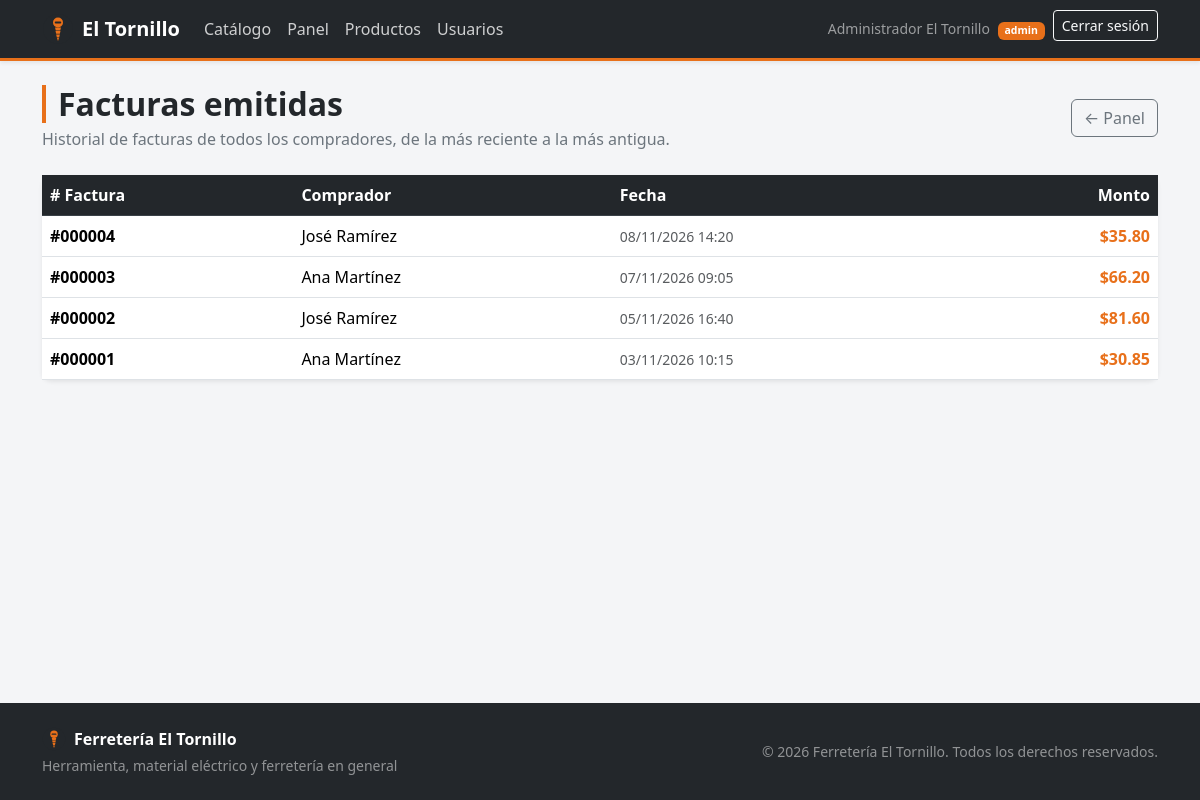
Page /admin/facturas.php (signed in) on the committed database.
### tables this page shows
CREATE TABLE facturas (
    id           INT UNSIGNED  NOT NULL AUTO_INCREMENT,
    comprador_id INT UNSIGNED  NOT NULL,
    fecha        DATETIME      NOT NULL DEFAULT CURRENT_TIMESTAMP,
    total        DECIMAL(10,2) NOT NULL DEFAULT 0.00,
    PRIMARY KEY (id),
    KEY idx_facturas_comprador (comprador_id),
    CONSTRAINT fk_facturas_comprador
        FOREIGN KEY (comprador_id) REFERENCES usuarios (id)
        ON DELETE RESTRICT ON UPDATE CASCADE
);

CREATE TABLE usuarios (
    id        INT UNSIGNED NOT NULL AUTO_INCREMENT,
    nombre    VARCHAR(100) NOT NULL,
    correo    VARCHAR(150) NOT NULL,
    password  CHAR(32)     NOT NULL COMMENT 'MD5 hexadecimal',
    rol       ENUM('admin', 'vendedor', 'comprador') NOT NULL DEFAULT 'comprador',
    creado_en DATETIME     NOT NULL DEFAULT CURRENT_TIMESTAMP,
    PRIMARY KEY (id),
    UNIQUE KEY uk_usuarios_correo (correo)
);

### includes/config.php (called while the page is built, shortened)
<?php
function e(?string $texto): string
{
    return htmlspecialchars((string) $texto, ENT_QUOTES | ENT_SUBSTITUTE, 'UTF-8');
}
function url(string $ruta = ''): string
{
    return BASE_URL . ltrim($ruta, '/');
}
function dinero($monto): string
{
    return '$' . number_format((float) $monto, 2, '.', ',');
}
function fecha_legible(?string $fecha): string
{
    $ts = strtotime($fecha);
    return $ts === false ? $fecha : date('d/m/Y H:i', $ts);
}

### public/admin/facturas.php (the view, shortened to what this page needs)
<?php
require_once __DIR__ . '/../../includes/auth.php';
$sql = "SELECT f.id, f.fecha, f.total, u.nombre AS comprador
        FROM facturas f
        JOIN usuarios u ON u.id = f.comprador_id
        ORDER BY f.fecha DESC, f.id DESC";
$resultado = mysqli_query($conn, $sql);
$facturas = ($resultado !== false) ? mysqli_fetch_all($resultado, MYSQLI_ASSOC) : [];
require_once __DIR__ . '/../../includes/header.php';
?>
<div class="d-flex flex-wrap justify-content-between align-items-center gap-3 mb-4">
    <div>
        <h1 class="titulo-seccion h2 mb-1">Facturas emitidas</h1>
        <p class="text-secondary mb-0">Historial de facturas de todos los compradores, de la más reciente a la más antigua.</p>
    </div>
    <a href="<?= url('admin/panel.php') ?>" class="btn btn-outline-secondary">&larr; Panel</a>
</div>
<div class="card shadow-sm border-0">
    <div class="card-body p-0">
        <?php if ($resultado === false): ?>
            <?php error_sql($conn, $sql); ?>
        <?php else: ?>
            <div class="table-responsive">
                <table class="table table-hover align-middle mb-0">
                    <thead class="table-light">
                        <tr>
                            <th># Factura</th>
                            <th>Comprador</th>
                            <th>Fecha</th>
                            <th class="text-end">Monto</th>
                        </tr>
                    </thead>
                    <tbody>
                        <?php if (empty($facturas)): ?>
                            <tr><td colspan="4" class="text-center text-muted py-4">No hay facturas emitidas.</td></tr>
                        <?php else: ?>
                            <?php foreach ($facturas as $fac): ?>
                                <tr>
                                    <td class="fw-bold">#<?= str_pad((string)$fac['id'], 6, '0', STR_PAD_LEFT) ?></td>
                                    <td><?= e($fac['comprador']) ?></td>
                                    <td class="small text-muted"><?= fecha_legible($fac['fecha']) ?></td>
                                    <td class="text-end fw-bold text-naranja"><?= dinero($fac['total']) ?></td>
                                </tr>
                            <?php endforeach; ?>
                        <?php endif; ?>
                    </tbody>
                </table>
            </div>
        <?php endif; ?>
    </div>
</div>
<?php require_once __DIR__ . '/../../includes/footer.php'; ?>

### public/assets/css/estilos.css (style rules this page uses)
:root { --naranja: #e8701a; --naranja-oscuro: #c75c12; --naranja-claro: #fff1e6; --gris-oscuro: #23272b; --gris-medio: #3a4147; --gris-claro: #f4f5f7; }
html { background-color: var(--gris-oscuro); overscroll-behavior-y: none; }
body { background-color: var(--gris-claro); color: var(--gris-oscuro); }
.text-naranja { color: var(--naranja) !important; }
.card { border: 1px solid #e3e6ea; border-radius: 0.6rem; }
.titulo-seccion { border-left: 4px solid var(--naranja); padding-left: 0.75rem; font-weight: 700; }
.table thead th { background-color: var(--gris-oscuro); color: #fff; font-weight: 600; border-color: var(--gris-medio); }

### rows in the picture
facturas: id "000004", comprador.nombre "José Ramírez", fecha "08/11/2026 14:20", total "$35.80"
facturas: id "000003", comprador.nombre "Ana Martínez", fecha "07/11/2026 09:05", total "$66.20"
facturas: id "000002", comprador.nombre "José Ramírez", fecha "05/11/2026 16:40", total "$81.60"
facturas: id "000001", comprador.nombre "Ana Martínez", fecha "03/11/2026 10:15", total "$30.85"

### other values in the picture
$usuario['nombre'] "Administrador El Tornillo"
$usuario['rol'] "admin"
APP_NOMBRE "Ferretería El Tornillo"
APP_LEMA "Herramienta, material eléctrico y ferretería en general"
